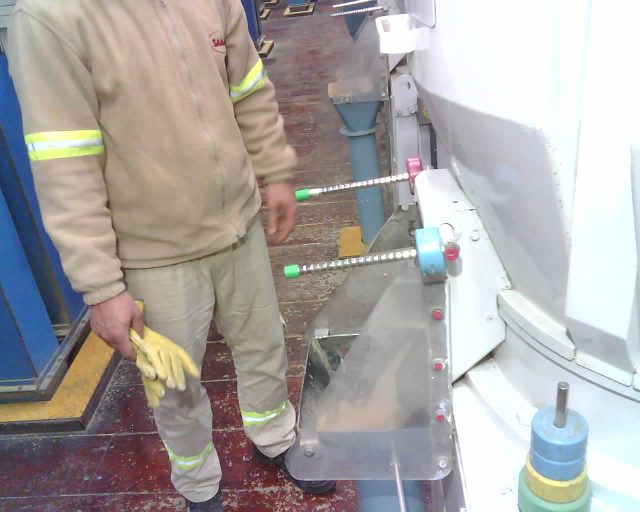
#> input picture modelos/1-modelo-left/codigo/referencia_left.jpg, 1280 x 1024 px (shown at 1/2 size)
$ python revisar.py referencia_left.jpg
#> lines starting #> are read from the running program, lines starting #| are printed output that depends on the picture; after the words box and inside, x2 and y2 are one past the last pixel; in counts of white or black regions, pixels touching at a corner belong together
#> (reads modelos/1-modelo-left/codigo/fondo_fijo.npy from the repository)
### modelos/1-modelo-left/codigo/vision_left.py
#!/usr/bin/env python3
# -*- coding: utf-8 -*-
"""
vision_left.py — Algoritmo propio de lectura de la camara "left".
Tesis UM · monitoreo del pulido por abrasion · planta de Jose Pedro Varela.

Escrito desde cero. No reutiliza el algoritmo de Nexlab ni toma sus numeros
como verdad: sus mensajes de error se usaron unicamente para encontrar fotos
dificiles con las cuales probar esto.

CUATRO DECISIONES DE FONDO
--------------------------
1) CADA VARILLA SE MIDE SOLA.
   Que falle "a" no puede tocar a "b". El sistema actual descarta la foto
   entera cuando se le cae una referencia; aca eso es imposible por
   construccion: son dos mediciones independientes que solo comparten el
   marco geometrico.

2) LA VARILLA SE ENCUENTRA POR SU ROSCA, NO POR SU COLOR.
   La varilla es una barra roscada: su textura es una sucesion periodica de
   crestas brillantes, con un periodo de entre 9 y 22 px. Nada mas en la
   escena tiene esa firma (el piso tiene vetas irregulares, la maquina es
   lisa). Se busca la recta que maximiza esa periodicidad. Recien despues
   se buscan los objetos de color, y solo SOBRE esa recta — por eso una
   chapa amarilla en el piso o la pesa de la otra varilla no pueden
   confundir la medicion.

3) LA GEOMETRIA SALE DEL REGISTRO, NO DE LAS ANCLAS MAGENTA.
   Cada foto se alinea contra una foto de referencia usando las partes fijas
   de la maquina (ORB + RANSAC). En ese marco alineado, la horizontal y las
   regiones de busqueda son constantes. Las 3 chapitas magenta pasan de ser
   un requisito a ser un control de calidad: si estan, confirman el registro;
   si no estan, no pasa nada. El sistema actual hace lo contrario — sin 3
   anclas no mide — y eso solo explica la mayor parte de sus fallas.

4) LA ROSCA TAMBIEN ES UNA REGLA.
   El periodo de la rosca da una escala LOCAL (px por paso) que corrige la
   perspectiva a lo largo de la propia varilla, y permite informar la
   distancia en PASOS DE ROSCA: una unidad invariante al zoom, a la distancia
   de la camara y a la escala mm/pixel. Si alguna vez se mide el paso con un
   calibre, toda la serie historica queda convertida a milimetros de una sola
   vez, retroactivamente.

BALANCE DE BLANCOS
------------------
No se usa gray-world: el piso de madera rojiza domina el promedio y empuja
toda la imagen al cyan (probado: convertia la pesa celeste en "verde"). Se
usa el cuerpo blanco de la maquina como carta de gris incorporada a la
escena, que es lo que fisicamente corresponde.
"""

import os, math
import numpy as np
import cv2

# ---------------------------------------------------------------- constantes

BANDA = dict(x0=380, x1=980, y0=280, y1=670)   # donde pueden estar las varillas
Y_SEPARA = 480                                  # frontera entre varilla "a" y "b"
VENTANA_ANCLAS = dict(x0=835, x1=945, y0=560, y1=900)
PARCHE_BLANCO = (slice(120, 760), slice(960, 1275))   # cuerpo blanco de la maquina

ROSCA_PX_MIN, ROSCA_PX_MAX = 9.0, 22.0
MUESTRAS_MIN_FFT = 32         # ninguna ventana de analisis puede ser mas corta
TINTE_MAX_UTILIZABLE = 12.0   # desvio de color por encima del cual el color no sirve
ENERGIA_MIN_VARILLA = 4.0        # por debajo de esto no hay rosca creible

# Umbrales de color, medidos sobre el corpus (Lab, imagen ya balanceada).
#   ficha verde  : a* ~ -47 / -30,  b* ~ +28 / +16
#   pesa celeste : a* ~ -18,        b* ~ -13   <- se separa por b*
#   pesa rosa    : a* ~ +38,        b* ~  -2
#   chapa amarilla del piso: a* ~ +8, b* ~ +38
VERDE = dict(a_max=-20, b_min=8, L_min=40)
VERDE_AREA = (120, 2500)
PESA_S_MIN = 80
PESA_BRILLO_REL = 0.72   # brillo para SEMBRAR: encontrar la pesa sin agarrar el piso
# Umbrales laxos para COMPLETAR la pesa una vez encontrada. Hacen falta porque
# la mitad inferior de la pesa queda en sombra y no llega al umbral estricto:
# con un solo umbral, el blob detectado era la mitad de arriba y el centro
# quedaba corrido ~25 px, un sesgo sistematico del orden del 11 % en la
# distancia. Es el mismo truco que usa la deteccion de bordes por histeresis:
# umbral alto para decidir que algo esta, umbral bajo para decidir hasta donde
# llega.
PESA_S_LAXO = 62
PESA_BRILLO_LAXO = 0.38
PESA_BRILLO_QUEMADO = 0.98   # reflejo que quema el sensor: sigue siendo la pesa
CRECIMIENTO_PESA = 45    # px de kernel: la pesa no crece mas alla de esto desde su semilla
PESA_AREA = (400, 9000)
PESA_LADO_MAX = 115      # px: una pesa no es mas grande que esto
ANCLA_AREA = (30, 500)

# --- pesa sin pintar montada en el extremo de la barra ---------------------
#
# Hay pesas de acero desnudo. Su saturacion es ~9 y el umbral del detector de
# color es 80: no pasa un solo pixel. Y cuando ademas quedan montadas contra
# la maquina, tampoco dejan "hueco" en la rosca — ahi la rosca ya se terminaba.
# Resultado medido el 12/08: 31 de 36 fotos informaban "varilla sin pesa" con
# la pesa puesta, y sin bajar la confianza, porque un estado no es una medida.
#
# Probados con datos y DESCARTADOS antes de llegar a esto: saturacion, brillo
# fuera del eje, textura local, resta contra un fondo de brillo aprendido y
# energia de rosca. Ninguno separa el acero de la maquina blanca que tiene
# detras.
#
# Lo que si separa es lo mas obvio: LA PESA ES GORDA Y LA BARRA ES FLACA.
# Medido sobre el 12/08 (22 fotos con pesa, 14 sin, el mismo dia y la misma
# camara): barra sola 0-12 px de ancho, barra con pesa 34-36 px.
#
# Dos guardas mas, porque la barra "a" termina contra el cuerpo blanco de la
# maquina y ahi todo es ancho y claro:
#   - el ensanchamiento se mide CONTRA EL ANCHO DE LA PROPIA BARRA en esa
#     misma foto, no contra un numero fijo;
#   - tiene que ser un BULTO ACOTADO, no una meseta: una pesa se termina, la
#     maquina no. Si sigue ancho pasando el pivote, es la maquina.
ANCHO_CLARO_REL = 0.88   # brillo, relativo al blanco de la maquina
ANCHO_EXTRA_MIN = 16     # px que la pesa suma al ancho de la barra desnuda
ANCHO_LARGO_MIN = 24     # px: cuanto tiene que sostenerse el ensanchamiento

# Un hueco en la rosca solo es una pesa si hay algo SOLIDO Y CLARO llenandolo.
# Medido: el cano azul que cruza por detras da brillo 0,53; una pesa real 1,00.
HUECO_BRILLO_MIN = 0.75

# Fraccion minima de la barra que un objeto tiene que tapar para ser una pesa.
# Ver cubre_la_barra(). Con el reflejo especular incluido en la mascara:
#     pesas de verdad      0,66 a 0,94
#     carton, chapa, cano  0,13 a 0,21
# El umbral queda a mitad de camino, con margen de 3 veces para cada lado.
CUBRE_MIN = 0.40

# Rango fisico de la distancia pesa->tapon.
#
# El piso NO es un numero fijo. Lo fue (90 px) y estaba mal: ese valor salio de
# una bimodalidad del histograma que en realidad era un error nuestro — el
# origen mal ubicado cuando faltaba la ficha verde. Corregido ese error, la
# distribucion es continua de 0 a 340 px, y una auditoria sobre dias nuevos
# mostro un dia entero (09/09) con las barras retraidas y las pesas realmente
# pegadas al tapon: distancias de 30 a 80 px, correctas, que el piso fijo
# tiraba a la basura.
#
# El criterio correcto es fisico: la pesa es un cilindro y el tapon tambien,
# asi que sus centros no pueden estar mas cerca que la suma de sus radios.
# Por debajo de eso, la "pesa" y el origen son el mismo objeto.
# Tope de arriba: es FISICO, sale de la ficha que midio Latitud.
# La barra entera mide 230 mm desde el borde de afuera del tapon hasta el
# centro de la perilla. Nuestro origen es el borde INTERNO del tapon, o sea
# unos 22 mm mas adentro, y la ultima hendidura —el punto mas lejos donde se
# puede enroscar una pesa— esta a 35 mm de la perilla. El maximo fisico es
# entonces 230 - 22 - 35 = 173 mm. Se deja 200 mm de margen porque el tapon
# detectado varia unos milimetros.
#
# El tope anterior era 360 px, que no era un numero fisico: son 308 mm en la
# varilla "a". Con el, el algoritmo informaba distancias MAS LARGAS QUE LA
# BARRA ENTERA sin que saltara ninguna alarma — Alfonso encontro una de 290 mm.
DIST_MAX_MM = 200.0
DIST_MAX = 360.0          # tope en px, se mantiene como red de seguridad
RADIO_TAPON_PX = 12.0
DIST_MIN_ABS = 25.0


# [10 lines left out: function distancia_minima, not called in this run]

DIST_EJE_FICHA = 26      # px: cuanto puede alejarse del eje una ficha valida
DIST_EJE_PESA  = 26


# ------------------------------------------------------------------ utilidad

# [12 lines left out: function tinte_camara, not called in this run]


def balance_de_blancos(bgr, p=6.0):
    """Shades-of-Gray sobre el cuerpo blanco de la maquina (carta de gris
    natural de la escena). Devuelve la imagen con el tinte de camara
    corregido, que es lo que hace que las fotos violeta o verdosas dejen de
    ser un caso especial."""
    f = bgr.astype(np.float32)
    z = f[PARCHE_BLANCO].reshape(-1, 3)
    z = z[(z.max(1) < 250) & (z.mean(1) > 60)]
    if len(z) < 500:                       # sin parche util, ultimo recurso
        z = f.reshape(-1, 3)
        z = z[(z.max(1) < 250) & (z.mean(1) > 40)]
        if len(z) < 500:
            return bgr
    m = (np.power(z, p).mean(0)) ** (1 / p)
    return np.clip(f * (m.mean() / np.maximum(m, 1e-6)), 0, 255).astype(np.uint8)


def _blobs(mask, area_min, area_max):
    n, etq, st, ct = cv2.connectedComponentsWithStats(mask, 8)
    out = []
    for i in range(1, n):
        a = st[i, cv2.CC_STAT_AREA]
        if area_min <= a <= area_max:
            out.append(dict(x=float(ct[i][0]), y=float(ct[i][1]), area=int(a),
                            w=int(st[i, cv2.CC_STAT_WIDTH]),
                            h=int(st[i, cv2.CC_STAT_HEIGHT]),
                            id=i, etq=etq))
    return out


def _dentro(b, caja):
    return caja["x0"] <= b["x"] <= caja["x1"] and caja["y0"] <= b["y"] <= caja["y1"]


# ------------------------------------------------------------------- registro

class Registrador:
    """Alinea cualquier foto contra una de referencia.

    VERSION 3 (03/10). Por que se cambio:
    La version anterior estimaba una homografia completa (8 grados de
    libertad: puede estirar, achicar, inclinar y deformar la foto). Con pocos
    rasgos buenos esa homografia salia deformada: en ~150 de 882 fotos
    escalaba la imagen entre 0,7 y 2 veces, y en alguna la daba vuelta. Pero
    la camara real casi no se mueve: la perilla roja (atornillada a la
    maquina) queda a 1,2 px de su lugar de mediana y a 3,3 px como maximo
    sobre 192 fotos al azar SIN alinear nada.

    Ahora:
      1. Solo se permite CORRER, GIRAR y un cambio de escala minimo
         (estimateAffinePartial2D, 4 grados de libertad). Una camara
         atornillada no puede deformar la imagen.
      2. Limites fisicos: escala 1 +- 4 %, giro <= 3 grados, corrimiento
         <= 60 px. Fuera de eso la estimacion esta mal, no la camara.
      3. Testigo independiente: la PERILLA ROJA. No se usa para alinear (su
         zona esta fuera de la mascara de rasgos) y es una pieza fija de la
         maquina. Despues de alinear tiene que caer a <= 4 px de su lugar. Si
         la alineacion no la deja ahi pero sin alinear ya esta en su lugar,
         la camara no se movio y se usa la foto tal cual.
      Las fichas magenta NO sirven de testigo: estan en la chapa del chute,
      que se corre sola (5 px de mediana respecto de la maquina, y fue
      derivando de 8 px en julio a 1 px en septiembre).

    Resultado medido en 3 dias completos (603 fotos): fotos alineadas 514 ->
    596; salto mediano de la distancia entre fotos seguidas, 18/07: barra a
    2,5 -> 0,4 mm, barra b 2,0 -> 0,6 mm; saltos de mas de 10 mm 28 -> 1.
    Detalle en 03_validacion/2026-10-03_alineacion-v3.md.
    """

    TOL_TESTIGO = 4.0       # px: la perilla tiene que quedar a esta distancia
    TOL_ANCLA = 12.0        # px de tolerancia para las fichas (respaldo)
    ESCALA_MAX = 0.04
    GIRO_MAX = 3.0
    CORRIDA_MAX = 60.0

    def __init__(self, ruta_referencia, n_rasgos=4000):
#> called with ruta_referencia = 'referencia_left.jpg', n_rasgos = 4000
        self.ref = cv2.imread(ruta_referencia)
#> self.ref is the input picture: shape (1024, 1280, 3); mean B, G, R 164, 165.9, 170.1
        if self.ref is None:
            raise FileNotFoundError(ruta_referencia)
        self.h, self.w = self.ref.shape[:2]
        gris = cv2.cvtColor(self.ref, cv2.COLOR_BGR2GRAY)
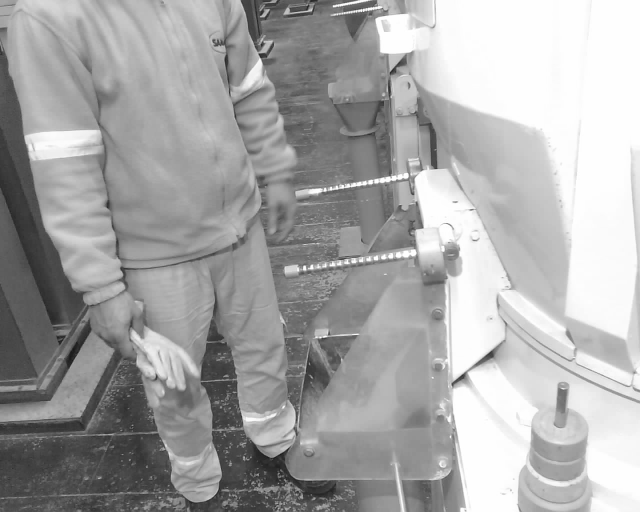
#> gris: shape (1024, 1280) (shown at 1/2 size); min 11, max 255, mean 167

        # partes fijas de la maquina; fuera: las varillas y pesas (se mueven),
        # el borde de arriba, y las fichas magenta y la perilla (testigos)
        fija = np.zeros((self.h, self.w), np.uint8)
        fija[:, 620:] = 255
        fija[270:680, 620:1000] = 0
        fija[0:160, :] = 0
        fija[590:880, 840:915] = 0
        self.mascara = fija

        self.orb = cv2.ORB_create(n_rasgos, scaleFactor=1.2, nlevels=8)
        self.kp_ref, self.desc_ref = self.orb.detectAndCompute(gris, fija)
#> self.kp_ref = 981 keypoints; strongest (x, y, size): (924, 752, 111.1), (929, 749, 92.6), (928, 749, 77.1), (932, 760, 111.1)
        self.orb2 = cv2.ORB_create(8000, scaleFactor=1.15, nlevels=10)
        self.kp_ref2, self.desc_ref2 = self.orb2.detectAndCompute(gris, fija)
#> self.kp_ref2 = 1120 keypoints; strongest (x, y, size): (929, 749, 109.1), (927, 749, 94.8), (928, 749, 71.7), (926, 750, 82.5)
        self.matcher = cv2.BFMatcher(cv2.NORM_HAMMING)
        wb_ref = balance_de_blancos(self.ref)
#> in balance_de_blancos, `m = (np.power(z, p).mean(0)) ** (1 / p)`: m = [214.2, 209, 202.1]
        self.anclas_ref = [(b["x"], b["y"]) for b in detectar_anclas(wb_ref)]
        self.perilla_ref = detectar_perilla(wb_ref)

    # [23 lines left out: functions _similitud, _parametros, not called in this run]

    def _correccion(self, H):
        sondas = np.float32([[700, 400], [850, 550], [550, 450]]).reshape(-1, 1, 2)
        return float(np.linalg.norm(cv2.perspectiveTransform(sondas, H) - sondas, axis=2).mean())

    # [112 lines left out: functions _error_testigo, _anclas_validan, alinear, perfil, energia_rosca, not called in this run]


# Las varillas estan atornilladas a la maquina: en el marco alineado, el punto
# por donde entran a la maquina es fijo. Medido sobre el corpus (n=339):
# la varilla "b" pasa por y=514+-25 en x=880, y la "a" por y=358 (+50/-50).
# Eso convierte la busqueda en un solo grado de libertad por varilla — el
# angulo — y hace imposible que una veta del piso se haga pasar por varilla.
X_PIVOTE = 880
PIVOTE = {"a": (298, 432), "b": (468, 562)}
# Rango de busqueda del angulo, en el signo INTERNO (el reportado es este
# cambiado de signo: interno -24 = reportado +24).
#
# Estaba en -24 y el angulo reportado llegaba a 26,5 grados en el 2,6 % de las
# lecturas de la varilla "a" — o sea, la barra real se sale del rango. Se
# escapaba porque el afinado grueso de buscar_varilla no estaba acotado; el
# afinado por cresta si lo esta, y por eso en esas fotos el mejor estimador del
# angulo se descartaba EN SILENCIO (medido: 2 de cada 3 salian sin puntos de
# cresta, contra 14-22 puntos en el rango normal).
# Se amplia a -32 para que la barra quepa con margen. El tope de arriba se deja
# en +7: el minimo reportado observado es -4,25, sobra margen.
ANG_MIN, ANG_MAX = -32.0, 7.0          # grados; negativo = sube hacia la derecha

# Paso aparente de la rosca, en pixeles, medido sobre el corpus. Es distinto
# en cada varilla porque estan a distinta distancia de la camara, y es una
# constante de la escena: la rosca no cambia de paso. Sirve de filtro fuerte —
# las vetas del piso de madera tienen un periodo de ~20 px y quedan afuera de
# las dos bandas.
PASO_ROSCA = {"a": (10.0, 13.6), "b": (13.0, 17.2)}

# Paso de rosca CALIBRADO, en px, por varilla.
#
# Latitud midio la barra fisica: las hendiduras estan cada 10 mm exactos. O sea
# que el paso es una CONSTANTE de la escena — no puede cambiar de una foto a la
# siguiente. El valor que devuelve la FFT si cambia, pero no porque cambie la
# barra: cambia porque el pico espectral cae en un bin u otro. Medido sobre
# 2.842 lecturas hay solo 53 valores distintos de paso en la varilla "a"
# (11.54, 11.67, 11.88, 12.00 ...), que son exactamente los periodos de bin, con
# un desvio del 2,86 %. Ese 2,86 % es ruido de cuantizacion y se iba entero al
# resultado final, porque el paso es el divisor que convierte px a milimetros.
#
# Entonces: para medir se usa el paso calibrado, y el medido en cada foto queda
# como control. Si el medido se aparta mucho del calibrado, algo pasa con la
# foto (la camara se movio de verdad, o el eje esta mal) y se avisa.
# Pero el paso aparente SI depende del angulo de la barra: al inclinarse cambia
# su distancia a la camara y la perspectiva la acorta. Medido sobre 2.842
# lecturas: en la varilla "b" el paso baja 4,3 % entre 0 y 20 grados, y en la
# "a" apenas 0,5 % (esta mas lejos, la perspectiva la afecta menos). Eso es
# geometria real, no ruido, asi que se modela con una recta por varilla en vez
# de tirarla.
PASO_POR_ANGULO = {"a": (-0.0031, 11.704), "b": (-0.0325, 14.976)}   # px = m*grados + b
PASO_MM = 10.0                # mm entre hendiduras (medido por Latitud)
# Cuando el paso medido en la foto se aparta MUCHO del modelo, se usa el medido.
# Historia: estuvo en 5 %. Con la alineacion vieja (que a veces estiraba la
# foto) el paso medido compensaba ese estiramiento y 5 % era lo mejor. Con la
# alineacion nueva (03/10) la foto ya no se estira, y el paso medido por FFT
# esta cuantizado (+-3 %): con 5 % el divisor saltaba entre el modelo y el
# medido de una foto a la siguiente y metia saltos de ~5 % en la distancia
# (ej.: 16/09 00:27 barra b, 120 -> 126 mm sin que nada cambie). Medido sobre 3
# dias completos (603 fotos): 15 % baja el salto entre fotos seguidas el 16/09
# (barra b 1,19 -> 0,96 mm; barra a 4,04 -> 3,72 mm) y no cambia los otros dos
# dias. Queda solo como red para un cambio grosero (por ej. que cambien la
# lente o acerquen la camara).
PASO_DESVIO_MAX = 0.15


# [291 lines left out: functions paso_de_rosca, afinar_por_cresta, buscar_varilla, tramos_de_rosca, punta_libre, extension_varilla, not called in this run]


def detectar_anclas(wb):
    """Las 3 chapitas magenta del borde del chute. Solo control de calidad del
    registro: no intervienen en ninguna medicion. Se buscan en una ventana
    chica porque el piso de madera vira a magenta en las fotos con tinte
    violeta y generaria decenas de falsos positivos."""
    lab = cv2.cvtColor(wb, cv2.COLOR_BGR2LAB).astype(np.int16)
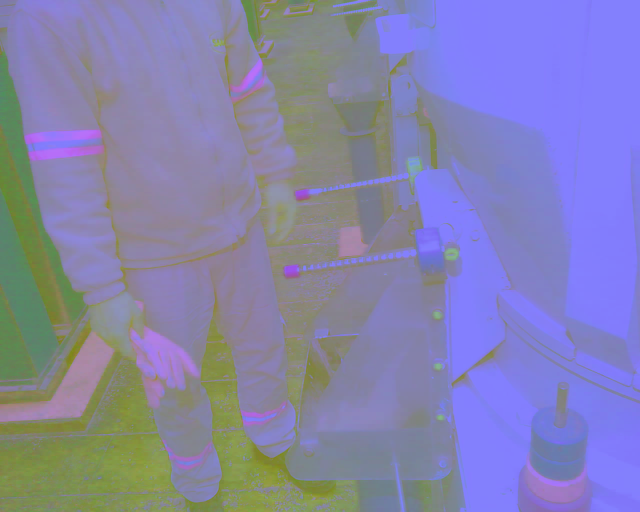
#> lab: shape (1024, 1280, 3) int16 (shown at 1/2 size); mean B, G, R 173, 131.3, 132.3
    L, A, B = lab[:, :, 0], lab[:, :, 1] - 128, lab[:, :, 2] - 128
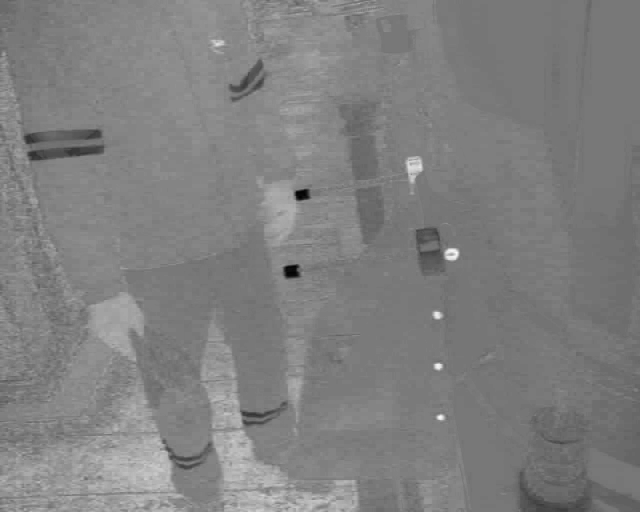
#> A: shape (1024, 1280) int16 (shown at 1/2 size); min -51, max 57, mean 3.3; drawn with min black and max white
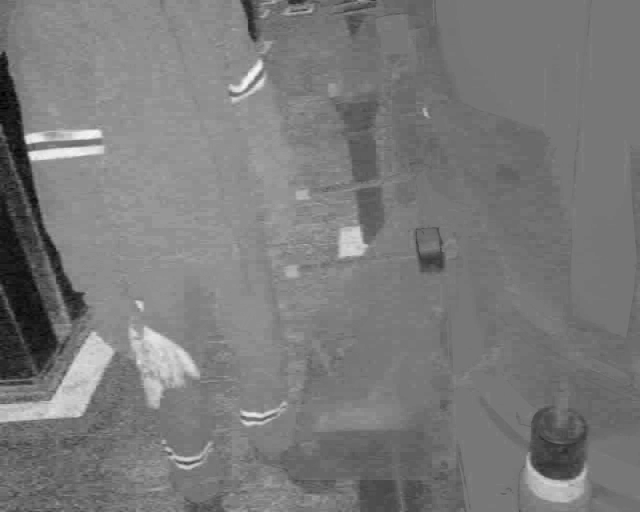
#> B: shape (1024, 1280) int16 (shown at 1/2 size); min -50, max 63, mean 4.3; drawn with min black and max white
    m = ((A > 26) & (B < 24) & (L > 45)).astype(np.uint8) * 255
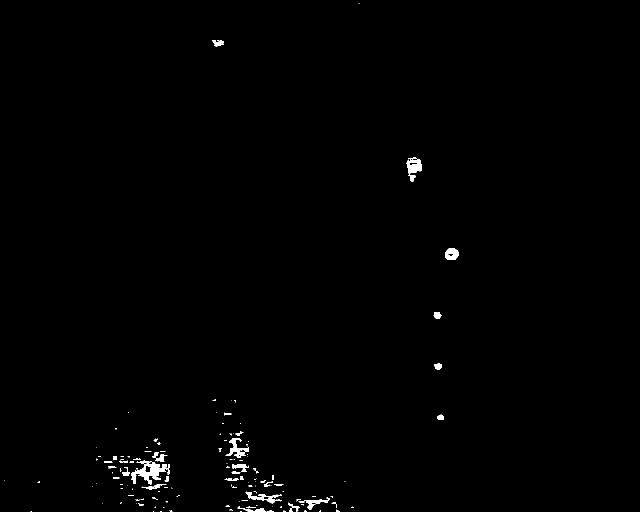
#> m: shape (1024, 1280) (shown at 1/2 size); 0.62% white; 154 white regions (105 under 20 px), largest, box (x1, y1, x2, y2) and area: (262, 920, 340, 969) 1590, (451, 876, 498, 916) 700, (813, 318, 844, 347) 630
    m = cv2.morphologyEx(m, cv2.MORPH_OPEN, np.ones((3, 3), np.uint8))
#> m: shape (1024, 1280); 0.51% white; 59 white regions (19 under 20 px), largest, box (x1, y1, x2, y2) and area: (262, 921, 333, 968) 1376, (453, 876, 498, 915) 662, (813, 318, 844, 347) 613
    c = [b for b in _blobs(m, *ANCLA_AREA)
         if _dentro(b, VENTANA_ANCLAS) and 0.45 < b["w"] / max(b["h"], 1) < 2.2]
#> (the rest of the program and of its run is left out)
